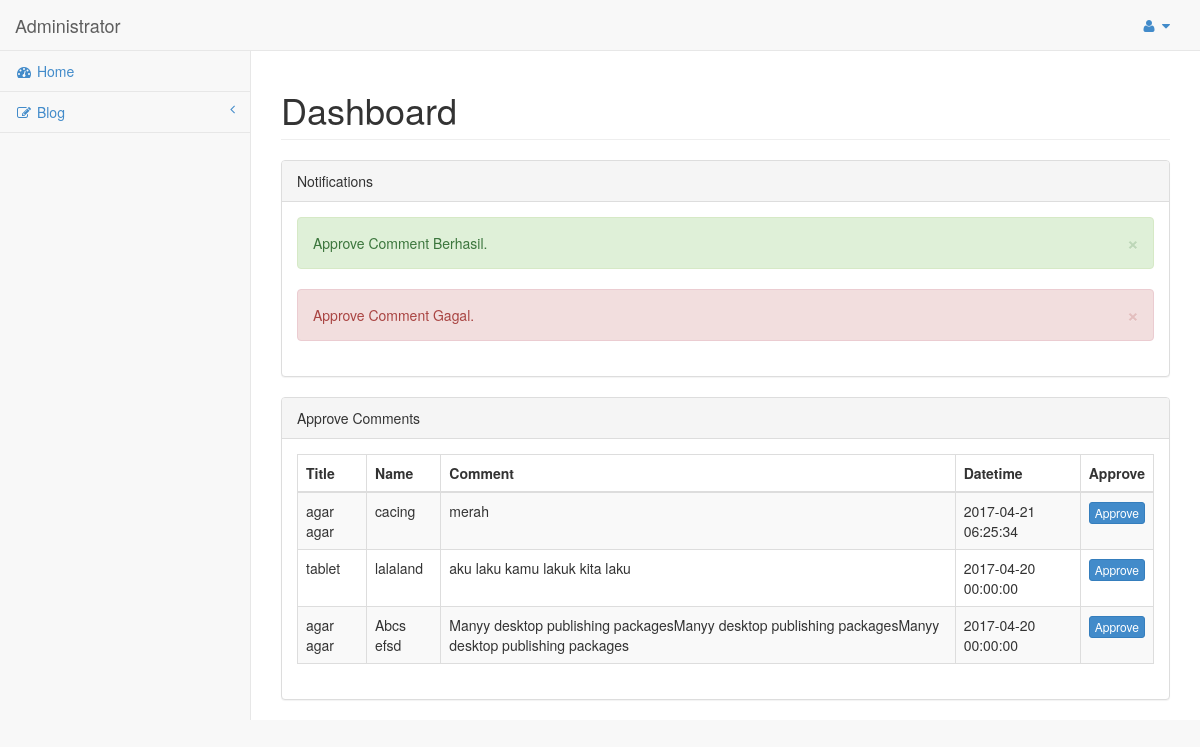
The page /admin/index.php (signed in) on the database its author committed.
### tables this page shows
CREATE TABLE `comment` (
  `id` int(11) NOT NULL,
  `post_id` int(11) NOT NULL,
  `name` varchar(255) NOT NULL,
  `reply` text NOT NULL,
  `status` int(1) NOT NULL DEFAULT '0',
  `date` datetime NOT NULL
);

CREATE TABLE `post` (
  `id` int(11) NOT NULL,
  `category_id` int(11) NOT NULL,
  `title` varchar(255) NOT NULL,
  `description` text NOT NULL,
  `image` varchar(255) NOT NULL,
  `date` datetime NOT NULL
);

### admin/page/home/index.php (the view)
<?php
$comment = mysqli_query ($conn,"SELECT comment.*, post.title
                         FROM comment, post
                         WHERE comment.post_id = post.id
                         AND  comment.status = '0'
                         ORDER BY comment.id DESC");
?>
<div class="row">
    <div class="col-lg-12">
        <h1 class="page-header">Dashboard</h1>
    </div>
</div>
<div class="row">
    <div class="col-lg-12">
        <div class="panel panel-default">
            <div class="panel-heading">
                Notifications
            </div>
            <div class="panel-body">
                <div class="alert alert-success alert-dismissable">
                    <button aria-hidden="true" data-dismiss="alert" class="close" type="button">&times;</button>
                    Approve Comment Berhasil.
                </div>
                <div class="alert alert-danger alert-dismissable">
                    <button aria-hidden="true" data-dismiss="alert" class="close" type="button">&times;</button>
                    Approve Comment Gagal.
                </div>
            </div>
        </div>
        <div class="panel panel-default">
            <div class="panel-heading">
                Approve Comments
            </div>
            <div class="panel-body">
                <div class="table-responsive">
                    <table class="table table-striped table-bordered table-hover" id="dataTables-example">
                        <thead>
                            <tr>
                                <th>Title</th>
                                <th>Name</th>
                                <th>Comment</th>
                                <th>Datetime</th>
                                <th>Approve</th>
                            </tr>
                        </thead>
                        <tbody>
                           <?php if(mysqli_num_rows($comment)>0){?>
                                <?php while ($row_comment = mysqli_fetch_array($comment)){?>
                                <tr>
                                    <td><?php echo $row_comment["title"]?></td>
                                    <td><?php echo $row_comment["name"]?></td>
                                    <td><?php echo $row_comment["reply"]?></td>
                                    <td class="center"><?php echo $row_comment["date"]?></td>
                                    <td class="center"><a href="index.php?comment-approve=<?php echo $row_comment["id"]?>" class="btn btn-primary btn-xs" type="button">Approve</a></td>
                                </tr>
                                <?php } ?>
                            <?php } ?>
                        </tbody>
                    </table>
                </div>
            </div>
        </div>
    </div>
</div>

### admin/css/sb-admin.css (style rules this page uses)
body { background-color: #f8f8f8; padding-top: 100px; }
@media (min-width:768px) { body { padding-top: 50px; } }

### rows shown on the page
comment: post.title "agar agar", name "cacing", reply "merah", date "2017-04-21 06:25:34"
comment: post.title "tablet", name "lalaland", reply "aku laku kamu lakuk kita laku", date "2017-04-20 00:00:00"
comment: post.title "agar agar", name "Abcs efsd", reply "Manyy desktop publishing packagesManyy desktop publishing packagesManyy desktop publishing packages", date "2017-04-20 00:00:00"
